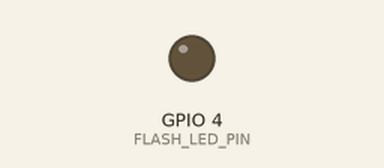
This program was run on a simulated ESP32. Shown: output pins drawn as LEDs (lit = HIGH). WiFi joins after 1.5 s; servers stay silent unless stated; uploads are accepted with an empty reply; the local clock reads 2024-03-15 10:24:30 at power-on unless the program sets it; the camera gives no picture; what the program prints to the serial monitor is not drawn.

Above: at 8.9 s.
At 17.91 s:
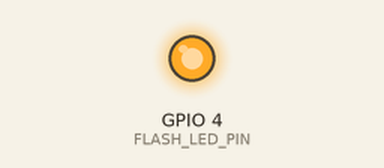
Timing chart, 0 to 20.1 s (numbered marks = the images above):
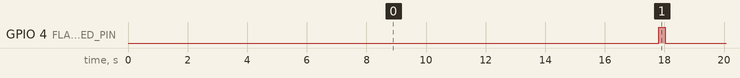

The program:

main.cpp
```cpp
#include <Arduino.h>
#include <WiFi.h>
#include <HTTPClient.h>
#include <WiFiClientSecure.h>
#include <time.h>
#include "esp_camera.h"
#include "esp_sleep.h"

// ============================================================
// KONFIGURASI
// ============================================================
#define WIFI_SSID       "ALZRA 2.4GHz"
#define WIFI_PASSWORD   "Alzra1111"

// URL Cloud Run setelah deploy
#define GCP_BASE_URL    "https://upload-padi-je6fikdiha-et.a.run.app"
#define GCP_UPLOAD      GCP_BASE_URL "/upload"

// Deep sleep & capture
#define SLEEP_SECONDS        600     // tidur 10 menit setelah siklus sukses
#define SLEEP_RETRY_SECONDS  180     // tidur 3 menit kalau kamera/WiFi gagal, lalu coba lagi
#define PHOTOS_PER_CYCLE     3       // jumlah foto per siklus
#define CAPTURE_GAP_MS       15000UL // jeda antar foto (15 detik — variasi exposure)
#define WARMUP_DELAY_MS      15000UL // jeda 15 detik setelah bangun sebelum foto pertama

// ============================================================
// Pin ESP32-CAM AI-Thinker
// ============================================================
#define PWDN_GPIO_NUM   32
#define RESET_GPIO_NUM  -1
#define XCLK_GPIO_NUM    0
#define SIOD_GPIO_NUM   26
#define SIOC_GPIO_NUM   27
#define Y9_GPIO_NUM     35
#define Y8_GPIO_NUM     34
#define Y7_GPIO_NUM     39
#define Y6_GPIO_NUM     36
#define Y5_GPIO_NUM     21
#define Y4_GPIO_NUM     19
#define Y3_GPIO_NUM     18
#define Y2_GPIO_NUM      5
#define VSYNC_GPIO_NUM  25
#define HREF_GPIO_NUM   23
#define PCLK_GPIO_NUM   22
#define FLASH_LED_PIN    4

// ============================================================
// Prototypes
// ============================================================
bool initCamera();
bool connectWiFi();
bool captureAndUpload(int photoIndex, int totalPhotos);
void goToDeepSleep(int seconds);
void keepAliveSleep(int seconds);

// Bertahan melintasi deep sleep (disimpan di RTC memory)
RTC_DATA_ATTR int bootCount = 0;

int uploadCount = 0;
int failCount   = 0;

// ============================================================
void setup() {
  Serial.begin(115200);
  delay(500);

  bootCount++;
  Serial.println("\n========================================");
  Serial.println("  ESP32-CAM Padi Harvest Detection");
  Serial.println("  Mode: Deep Sleep + Burst Capture");
  Serial.printf("  Siklus ke-%d | %d foto/siklus | tidur %d detik\n",
                bootCount, PHOTOS_PER_CYCLE, SLEEP_SECONDS);
  Serial.println("========================================");

  pinMode(FLASH_LED_PIN, OUTPUT);
  digitalWrite(FLASH_LED_PIN, LOW);

  // Init kamera — kalau gagal, tidur singkat lalu coba lagi (jangan tunggu 30 menit)
  if (!initCamera()) {
    Serial.printf("[ERROR] Kamera gagal init — tidur %d detik lalu coba lagi\n", SLEEP_RETRY_SECONDS);
    goToDeepSleep(SLEEP_RETRY_SECONDS);
  }
  Serial.println("[OK] Kamera siap");

  // Konek WiFi — kalau gagal, tidur singkat lalu coba lagi (foto tidak hilang lama)
  if (!connectWiFi()) {
    Serial.printf("[ERROR] WiFi gagal — tidur %d detik lalu coba lagi\n", SLEEP_RETRY_SECONDS);
    goToDeepSleep(SLEEP_RETRY_SECONDS);
  }

  // Warm-up: tunggu 15 detik biar sensor & WiFi stabil sebelum foto pertama
  Serial.printf("\n[WARMUP] Tunggu %lu detik sebelum foto pertama...\n", WARMUP_DELAY_MS / 1000UL);
  delay(WARMUP_DELAY_MS);

  // Burst capture: ambil & upload PHOTOS_PER_CYCLE foto
  Serial.printf("\n[CYCLE] Mulai burst capture %d foto...\n", PHOTOS_PER_CYCLE);
  for (int i = 1; i <= PHOTOS_PER_CYCLE; i++) {
    bool ok = captureAndUpload(i, PHOTOS_PER_CYCLE);

    if (i < PHOTOS_PER_CYCLE) {
      // Kalau foto gagal total, refresh koneksi WiFi sebelum foto berikutnya
      if (!ok) {
        Serial.println("[WiFi] Foto gagal — reconnect WiFi sebelum lanjut...");
        WiFi.disconnect();
        delay(500);
        connectWiFi();
      }
      delay(CAPTURE_GAP_MS);
    }
  }

  Serial.printf("\n[CYCLE] Selesai — Berhasil: %d | Gagal: %d\n", uploadCount, failCount);

  // Powerbank auto-cutoff kalau beban <60-100 mA → pakai light sleep + pulse flash
  // sebagai dummy load, biar powerbank tetap nyala tanpa bikin ESP overheat
  keepAliveSleep(SLEEP_SECONDS);
}

void loop() {
  // Tidak terpakai — semua kerja di setup(), lalu deep sleep me-reset chip
}

// ============================================================
// Idle window dengan WiFi STA tetap nyala → narik ~70-80 mA konstan,
// powerbank lihat beban terus-menerus jadi nggak auto-cutoff.
// Mitigasi panas: kamera di-deinit, CPU diturunkan ke 80 MHz, modem sleep dimatikan
// (biar radio benar-benar aktif, bukan duty cycle rendah yang dianggap idle).
// Setelah window habis, ESP.restart() biar state bersih (mirip wake dari deep sleep).
void keepAliveSleep(int seconds) {
  Serial.printf("[KEEPALIVE] Idle %d detik (WiFi on @ 80 MHz, kamera off)...\n", seconds);
  Serial.flush();

  esp_camera_deinit();
  setCpuFrequencyMhz(80);

  // Pastikan WiFi connected & radio aktif (bukan modem sleep)
  if (WiFi.status() != WL_CONNECTED) {
    WiFi.mode(WIFI_STA);
    WiFi.begin(WIFI_SSID, WIFI_PASSWORD);
    int wait = 0;
    while (WiFi.status() != WL_CONNECTED && wait < 20) { delay(500); wait++; }
  }
  WiFi.setSleep(false);

  pinMode(FLASH_LED_PIN, OUTPUT);
  digitalWrite(FLASH_LED_PIN, LOW);

  // Tunggu N detik dengan log periodik (chunk 30 dtk atau seluruhnya kalau <30 dtk)
  uint32_t total_s = (uint32_t)seconds;
  uint32_t chunk_log = 30;
  for (uint32_t s = 0; s < total_s; s += chunk_log) {
    uint32_t chunk = (total_s - s >= chunk_log) ? chunk_log : (total_s - s);
    delay(chunk * 1000UL);
    Serial.printf("[KEEPALIVE] %u/%u dtk | heap: %u | RSSI: %d dBm\n",
                  s + chunk, total_s, ESP.getFreeHeap(), WiFi.RSSI());
  }

  setCpuFrequencyMhz(240);
  Serial.println("[KEEPALIVE] Selesai — restart untuk siklus berikutnya");
  Serial.flush();
  ESP.restart();
}

// ============================================================
void goToDeepSleep(int seconds) {
  Serial.printf("[SLEEP] Deep sleep %d detik...\n", seconds);
  Serial.flush();

  WiFi.disconnect(true);
  WiFi.mode(WIFI_OFF);

  esp_sleep_enable_timer_wakeup((uint64_t)seconds * 1000000ULL);
  esp_deep_sleep_start();
  // Tidak ada kode setelah ini — chip reset saat bangun, kembali ke setup()
}

// ============================================================
bool initCamera() {
  camera_config_t cfg;
  cfg.ledc_channel = LEDC_CHANNEL_0;
  cfg.ledc_timer   = LEDC_TIMER_0;
  cfg.pin_d0       = Y2_GPIO_NUM;
  cfg.pin_d1       = Y3_GPIO_NUM;
  cfg.pin_d2       = Y4_GPIO_NUM;
  cfg.pin_d3       = Y5_GPIO_NUM;
  cfg.pin_d4       = Y6_GPIO_NUM;
  cfg.pin_d5       = Y7_GPIO_NUM;
  cfg.pin_d6       = Y8_GPIO_NUM;
  cfg.pin_d7       = Y9_GPIO_NUM;
  cfg.pin_xclk     = XCLK_GPIO_NUM;
  cfg.pin_pclk     = PCLK_GPIO_NUM;
  cfg.pin_vsync    = VSYNC_GPIO_NUM;
  cfg.pin_href     = HREF_GPIO_NUM;
  cfg.pin_sscb_sda = SIOD_GPIO_NUM;
  cfg.pin_sscb_scl = SIOC_GPIO_NUM;
  cfg.pin_pwdn     = PWDN_GPIO_NUM;
  cfg.pin_reset    = RESET_GPIO_NUM;
  cfg.xclk_freq_hz = 20000000;
  cfg.pixel_format = PIXFORMAT_JPEG;

  // QXGA 2048x1536 — butuh PSRAM, file ~100-200KB
  if (psramFound()) {
    cfg.frame_size   = FRAMESIZE_QXGA;  // 2048x1536
    cfg.jpeg_quality = 10;              // 0-63, lower = better quality
    cfg.fb_count     = 1;
    Serial.println("[CAM] PSRAM ditemukan — pakai QXGA 2048x1536");
  } else {
    cfg.frame_size   = FRAMESIZE_VGA;   // 640x480 fallback
    cfg.jpeg_quality = 15;
    cfg.fb_count     = 1;
    Serial.println("[WARN] Tanpa PSRAM — fallback ke VGA (resolusi rendah)");
  }

  if (esp_camera_init(&cfg) != ESP_OK) return false;

  // Buang beberapa frame agar sensor stabil (exposure & AWB)
  for (int i = 0; i < 3; i++) {
    camera_fb_t *dummy = esp_camera_fb_get();
    if (dummy) esp_camera_fb_return(dummy);
    delay(100);
  }

  sensor_t *s = esp_camera_sensor_get();
  Serial.printf("[CAM] Sensor PID: 0x%04X", s->id.PID);
  switch (s->id.PID) {
    case OV2640_PID: Serial.println(" (OV2640 — 2MP)"); break;
    case OV3660_PID: Serial.println(" (OV3660 — 3MP) OK"); break;
    case OV5640_PID: Serial.println(" (OV5640 — 5MP)"); break;
    default:         Serial.println(" (sensor tidak dikenali)"); break;
  }

  s->set_brightness(s, 0);
  s->set_contrast(s, 0);
  s->set_saturation(s, 0);
  s->set_whitebal(s, 1);
  s->set_awb_gain(s, 1);
  s->set_wb_mode(s, 0);
  s->set_exposure_ctrl(s, 1);
  s->set_aec2(s, 1);
  s->set_gain_ctrl(s, 1);
  s->set_agc_gain(s, 0);
  s->set_gainceiling(s, (gainceiling_t)2);
  s->set_bpc(s, 1);
  s->set_wpc(s, 1);
  s->set_raw_gma(s, 1);
  s->set_lenc(s, 1);
  s->set_hmirror(s, 1);
  s->set_vflip(s, 1);
  s->set_dcw(s, 1);
  s->set_colorbar(s, 0);

  return true;
}

// ============================================================
bool connectWiFi() {
  Serial.printf("[WiFi] Menghubungkan ke: %s\n", WIFI_SSID);
  WiFi.mode(WIFI_STA);
  // INADDR_NONE = tetap pakai DHCP untuk IP, tapi paksa DNS ke Google
  WiFi.config(INADDR_NONE, INADDR_NONE, INADDR_NONE,
              IPAddress(8, 8, 8, 8), IPAddress(8, 8, 4, 4));
  WiFi.begin(WIFI_SSID, WIFI_PASSWORD);

  int attempts = 0;
  while (WiFi.status() != WL_CONNECTED && attempts < 40) {
    delay(500);
    Serial.print(".");
    attempts++;
  }

  if (WiFi.status() != WL_CONNECTED) {
    Serial.println("\n[WiFi] Gagal terhubung");
    return false;
  }

  Serial.printf("\n[WiFi] Terhubung — IP: %s\n", WiFi.localIP().toString().c_str());
  configTime(7 * 3600, 0, "pool.ntp.org", "time.nist.gov");
  Serial.print("[NTP] Sinkronisasi waktu");
  struct tm t;
  for (int i = 0; i < 20 && !getLocalTime(&t); i++) {
    delay(500);
    Serial.print(".");
  }
  Serial.println(getLocalTime(&t) ? " OK" : " Gagal (pakai millis)");
  return true;
}

// ============================================================
bool captureAndUpload(int photoIndex, int totalPhotos) {
  Serial.printf("\n[CAM] Foto %d/%d — free heap: %u bytes\n",
                photoIndex, totalPhotos, ESP.getFreeHeap());

  digitalWrite(FLASH_LED_PIN, HIGH);
  delay(150);
  camera_fb_t *fb = esp_camera_fb_get();
  digitalWrite(FLASH_LED_PIN, LOW);

  if (!fb) {
    Serial.println("[ERROR] Gagal ambil frame");
    failCount++;
    return false;
  }
  Serial.printf("[CAM] Frame: %zu bytes (%dx%d)\n", fb->len, fb->width, fb->height);

  // Nama file: padi_<MAC>_<timestamp>_<index>.jpg (index agar unik walau detik sama)
  char filename[64];
  struct tm t;
  if (getLocalTime(&t)) {
    char ts[20];
    strftime(ts, sizeof(ts), "%Y%m%d_%H%M%S", &t);
    snprintf(filename, sizeof(filename), "padi_%s_%s_%d.jpg",
             WiFi.macAddress().c_str(), ts, photoIndex);
  } else {
    snprintf(filename, sizeof(filename), "padi_%s_%lu_%d.jpg",
             WiFi.macAddress().c_str(), millis(), photoIndex);
  }

  // Retry upload hingga 3x
  bool success = false;
  const int MAX_RETRY = 3;

  for (int attempt = 1; attempt <= MAX_RETRY && !success; attempt++) {
    if (attempt > 1) {
      Serial.printf("[HTTP] Retry %d/%d — tunggu 3 detik...\n", attempt, MAX_RETRY);
      delay(3000);
    }

    WiFiClientSecure client;
    client.setInsecure(); // skip SSL cert — OK untuk development

    HTTPClient http;
    if (!http.begin(client, GCP_UPLOAD)) {
      Serial.println("[HTTP] Gagal begin — skip attempt");
      client.stop();
      continue;
    }

    http.addHeader("Content-Type", "image/jpeg");
    http.addHeader("X-Filename",   filename);
    http.addHeader("X-Device-ID",  WiFi.macAddress());
    http.setTimeout(60000); // 60 detik — QXGA butuh lebih lama dari default

    Serial.printf("[HTTP] Upload %s (attempt %d)...\n", filename, attempt);
    uint32_t t1 = millis();
    Serial.printf("[LATENCY] T1_trigger_ms=%lu file=%s attempt=%d\n", t1, filename, attempt);
    int code = http.POST(fb->buf, fb->len);
    uint32_t t_resp = millis();
    Serial.printf("[LATENCY] T_resp_ms=%lu elapsed_ms=%lu code=%d file=%s\n",
                  t_resp, t_resp - t1, code, filename);

    if (code > 0) {
      Serial.printf("[HTTP] Response: %d\n", code);
      String body = http.getString();
      Serial.println("[HTTP] Body: " + body);
      success = (code == 200 || code == 201);
    } else {
      Serial.printf("[HTTP] Error: %s\n", http.errorToString(code).c_str());
    }

    http.end();
    client.stop();
  }

  esp_camera_fb_return(fb);

  if (success) {
    uploadCount++;
    Serial.printf("[OK] Foto %d/%d berhasil (%s)\n", photoIndex, totalPhotos, filename);
  } else {
    failCount++;
    Serial.printf("[FAIL] Foto %d/%d gagal setelah %d percobaan\n",
                  photoIndex, totalPhotos, MAX_RETRY);
  }
  return success;
}
```

Measured:
- by itself, GPIO 4 (FLASH_LED_PIN): alternates HIGH for 0.21 s and LOW for 15.2 s, 6 changes in all, then stays LOW
